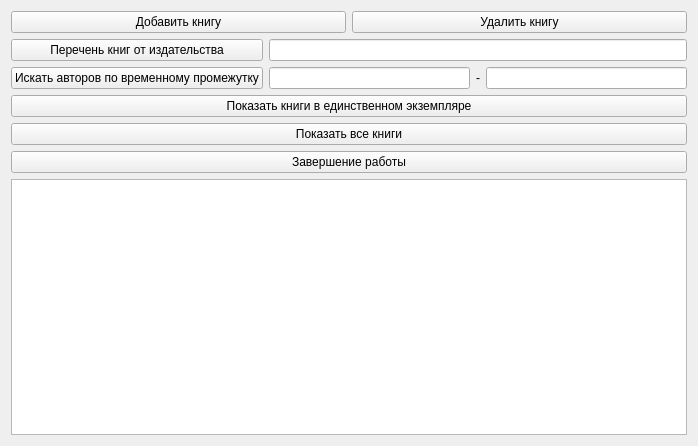
<?xml version="1.0" encoding="UTF-8"?>
<ui version="4.0">
 <class>Widget</class>
 <widget class="QWidget" name="Widget">
  <property name="geometry">
   <rect>
    <x>0</x>
    <y>0</y>
    <width>698</width>
    <height>446</height>
   </rect>
  </property>
  <property name="windowTitle">
   <string>Электронная библиотека</string>
  </property>
  <layout class="QVBoxLayout" name="verticalLayout_4">
   <item>
    <layout class="QVBoxLayout" name="verticalLayout_3">
     <item>
      <layout class="QHBoxLayout" name="horizontalLayout">
       <item>
        <widget class="QPushButton" name="addButton">
         <property name="text">
          <string>Добавить книгу</string>
         </property>
        </widget>
       </item>
       <item>
        <widget class="QPushButton" name="delButton">
         <property name="text">
          <string>Удалить книгу</string>
         </property>
        </widget>
       </item>
      </layout>
     </item>
     <item>
      <layout class="QHBoxLayout" name="horizontalLayout_3">
       <item>
        <layout class="QVBoxLayout" name="verticalLayout_2">
         <item>
          <widget class="QPushButton" name="companyButton">
           <property name="text">
            <string>Перечень книг от издательства</string>
           </property>
          </widget>
         </item>
         <item>
          <widget class="QPushButton" name="timeButton">
           <property name="text">
            <string>Искать авторов по временному промежутку</string>
           </property>
          </widget>
         </item>
        </layout>
       </item>
       <item>
        <layout class="QVBoxLayout" name="verticalLayout">
         <item>
          <widget class="QLineEdit" name="lineEdit"/>
         </item>
         <item>
          <layout class="QHBoxLayout" name="horizontalLayout_2">
           <item>
            <widget class="QLineEdit" name="lineEdit_2"/>
           </item>
           <item>
            <widget class="QLabel" name="label">
             <property name="text">
              <string>-</string>
             </property>
            </widget>
           </item>
           <item>
            <widget class="QLineEdit" name="lineEdit_3"/>
           </item>
          </layout>
         </item>
        </layout>
       </item>
      </layout>
     </item>
     <item>
      <widget class="QPushButton" name="oneButton">
       <property name="text">
        <string>Показать книги в единственном экземпляре</string>
       </property>
      </widget>
     </item>
     <item>
      <widget class="QPushButton" name="allButton">
       <property name="text">
        <string>Показать все книги</string>
       </property>
      </widget>
     </item>
     <item>
      <widget class="QPushButton" name="closeButton">
       <property name="text">
        <string>Завершение работы</string>
       </property>
      </widget>
     </item>
     <item>
      <widget class="QTextEdit" name="textEdit"/>
     </item>
    </layout>
   </item>
  </layout>
 </widget>
 <resources/>
 <connections/>
</ui>
